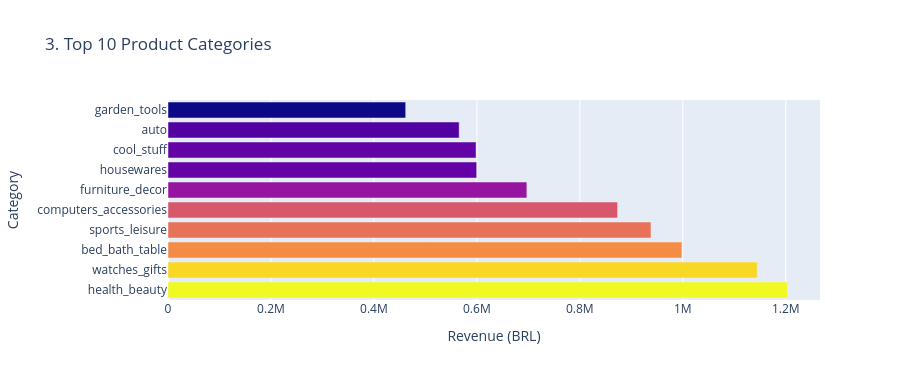

Write notebook code for a chart like this one.
### Code cell
top_categories = (
    items_df.groupby("category_name", as_index=False)["price"]
    .sum()
    .rename(columns={"price": "revenue"})
    .sort_values("revenue", ascending=False)
    .head(10)
)

fig3 = px.bar(
    top_categories,
    x="revenue",
    y="category_name",
    orientation="h",
    title="3. Top 10 Product Categories",
    color="revenue",
    color_continuous_scale="Plasma",
    labels={"category_name": "Category", "revenue": "Revenue (BRL)"},
)
fig3.update_layout(height=380, coloraxis_showscale=False)

### Figure 1 — Plotly figure (JSON) as saved in the notebook; plotly's stock layout.template omitted (floating-point values rounded to 4 significant figures)
{"data": [{"hovertemplate": "Revenue (BRL)=%{marker.color}<br>Category=%{y}<extra></extra>", "legendgroup": "", "marker": {"color": [1203000.0, 1145000.0, 998300.0, 938200.0, 873300.0, 697100.0, 599600.0, 598400.0, 565600.0, 461700.0], "coloraxis": "coloraxis", "pattern": {"shape": ""}}, "name": "", "orientation": "h", "showlegend": false, "textposition": "auto", "type": "bar", "x": [1203000.0, 1145000.0, 998300.0, 938200.0, 873300.0, 697100.0, 599600.0, 598400.0, 565600.0, 461700.0], "xaxis": "x", "y": ["health_beauty", "watches_gifts", "bed_bath_table", "sports_leisure", "computers_accessories", "furniture_decor", "housewares", "cool_stuff", "auto", "garden_tools"], "yaxis": "y"}], "layout": {"barmode": "relative", "coloraxis": {"colorbar": {"title": {"text": "Revenue (BRL)"}}, "colorscale": [[0, "#0d0887"], [0.1111, "#46039f"], [0.2222, "#7201a8"], [0.3333, "#9c179e"], [0.4444, "#bd3786"], [0.5556, "#d8576b"], [0.6667, "#ed7953"], [0.7778, "#fb9f3a"], [0.8889, "#fdca26"], [1, "#f0f921"]], "showscale": false}, "height": 380, "legend": {"tracegroupgap": 0}, "title": {"text": "3. Top 10 Product Categories"}, "xaxis": {"anchor": "y", "domain": [0, 1], "title": {"text": "Revenue (BRL)"}}, "yaxis": {"anchor": "x", "domain": [0, 1], "title": {"text": "Category"}}}}
